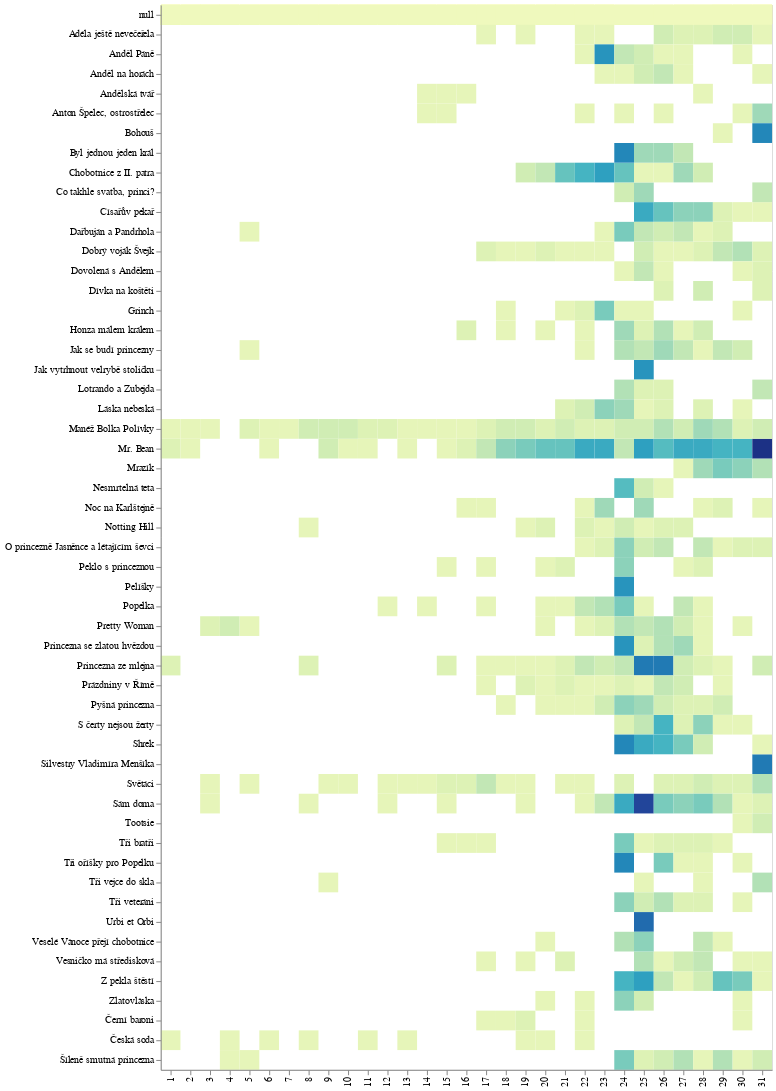

Here is the notebook cell this chart was saved with:
### Code cell
alt.Chart(
    do_grafu
).mark_rect().encode(
    alt.X('den:N', axis=alt.Axis(title=None)),
    alt.Y('co:N', axis=alt.Axis(title=None)),
    alt.Color('len:Q', legend=None)
)

### Figure 1 — Vega-Lite specification as saved in the notebook (floating-point values rounded to 4 significant figures; data arrays with more than 128 entries replaced by an {"elided": "..."} marker saying what was removed)
{"config": {"view": {"continuousWidth": 300, "continuousHeight": 300}}, "data": {"name": "data-a717fb2ac62e2628c9d753e72f85823c"}, "mark": {"type": "rect"}, "encoding": {"color": {"field": "len", "legend": null, "type": "quantitative"}, "x": {"axis": {"title": null}, "field": "den", "type": "nominal"}, "y": {"axis": {"title": null}, "field": "co", "type": "nominal"}}, "$schema": "https://vega.github.io/schema/vega-lite/v5.8.0.json", "datasets": {"data-a717fb2ac62e2628c9d753e72f85823c": {"elided": "1705 records"}}}
